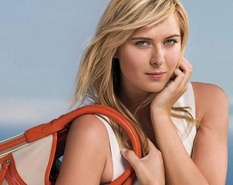
#> input picture Sports Person Classifier/model/test_images/sharapova-hits-the-practice-courts-and-met-ball-kids.jpg, 233 x 185 px, shrunk from 700 x 555 before the run, found by its file name
$ jupyter execute --allow-errors sports_person_classifier.ipynb   (shell and % lines are left out)
#> lines starting #> are read from the running program, lines starting #| are printed output that depends on the picture
[cell 1]
import numpy as np
import cv2
import matplotlib.pyplot as plt

[cell 2]
img = cv2.imread(r"C:\Users\Laraib\Desktop\Data Science\ml\ML-Projects\Sports Person Classifier\model\test_images\sharapova-hits-the-practice-courts-and-met-ball-kids.jpg")
#> img is the input picture: shape (185, 233, 3); mean B, G, R 134.7, 144, 169.8
plt.imshow(img)

[cell 3]
# removing the third dimension which is rgb scale (h1)

[cell 4]
gray = cv2.cvtColor(img, cv2.COLOR_BGR2GRAY)
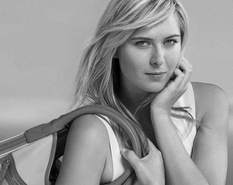
#> gray: shape (185, 233); min 0, max 244, mean 150.7
plt.imshow(gray, cmap='gray')

[cell 5]
grayface_cascade = cv2.CascadeClassifier(r"C:\Users\Laraib\Desktop\Data Science\ml\ML-Projects\Sports Person Classifier\model\opencv\haarcascades\haarcascade_frontalface_default.xml")
eye_cascade = cv2.CascadeClassifier(r"C:\Users\Laraib\Desktop\Data Science\ml\ML-Projects\Sports Person Classifier\model\opencv\haarcascades\haarcascade_eye.xml")

#> (a cell that did not finish here is left out)

#> (a cell that did not finish here is left out)

#> (a cell that did not finish here is left out)

[cell 9]
def cropped_image(image_path):
    img = cv2.imread(image_path)
    gray = cv2.cvtColor(img, cv2.COLOR_BGR2GRAY)
    faces = face_cascade.detectMultiScale(gray, 1.3, 5)
    for (x, y, w, h) in faces:
        roi_gray = gray[y:y + h, x:x + w]
        roi_color = img[y:y + h, x:x + w]
        eyes = eye_cascade.detectMultiScale(roi_gray)
        if len(eyes) >= 2:
            return roi_color
    return None

[cell 10]
image1 = cv2.imread(r"C:\Users\Laraib\Desktop\Data Science\ml\ML-Projects\Sports Person Classifier\model\test_images\sharapova-hits-the-practice-courts-and-met-ball-kids.jpg")
plt.imshow(image1)

#> (a cell that did not finish here is left out)

#> (a cell that did not finish here is left out)

[cell 13]
original_image = cv2.imread(r"C:\Users\Laraib\Desktop\Data Science\ml\ML-Projects\Sports Person Classifier\model\test_images\3-681.jpg")
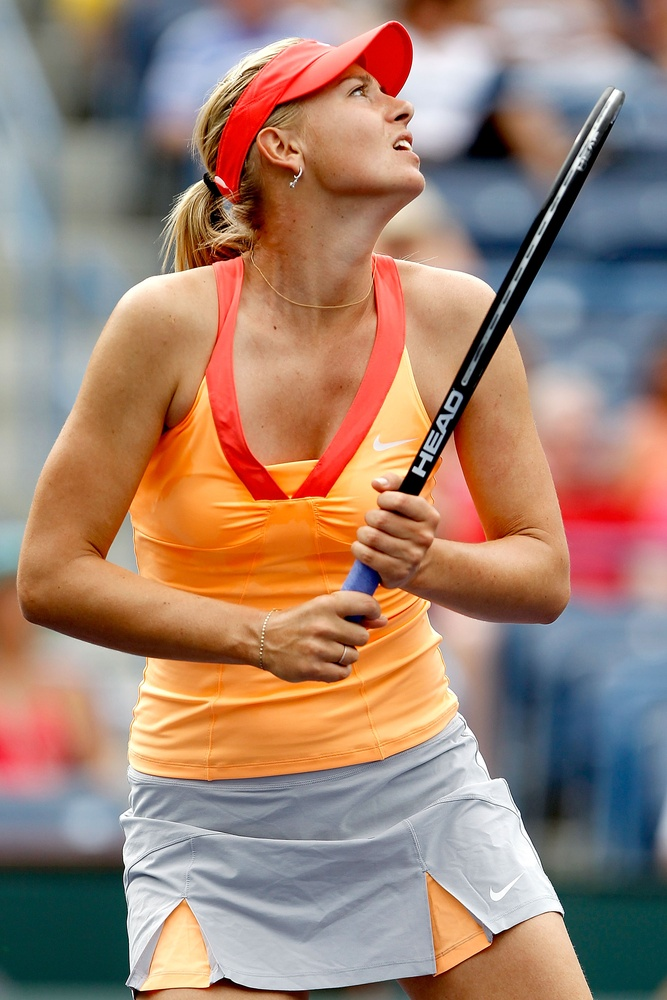
#> input picture Sports Person Classifier/model/test_images/3-681.jpg, 667 x 1000 px, shrunk from 2001 x 3000 before the run, found by its file name
#> original_image is the input picture: shape (1000, 667, 3); mean B, G, R 114, 129.7, 160
plt.imshow(original_image)

#> (a cell that did not finish here is left out)

#> in cropped_image (call 2), `gray = cv2.cvtColor(img, cv2.COLOR_BGR2GRAY)`:
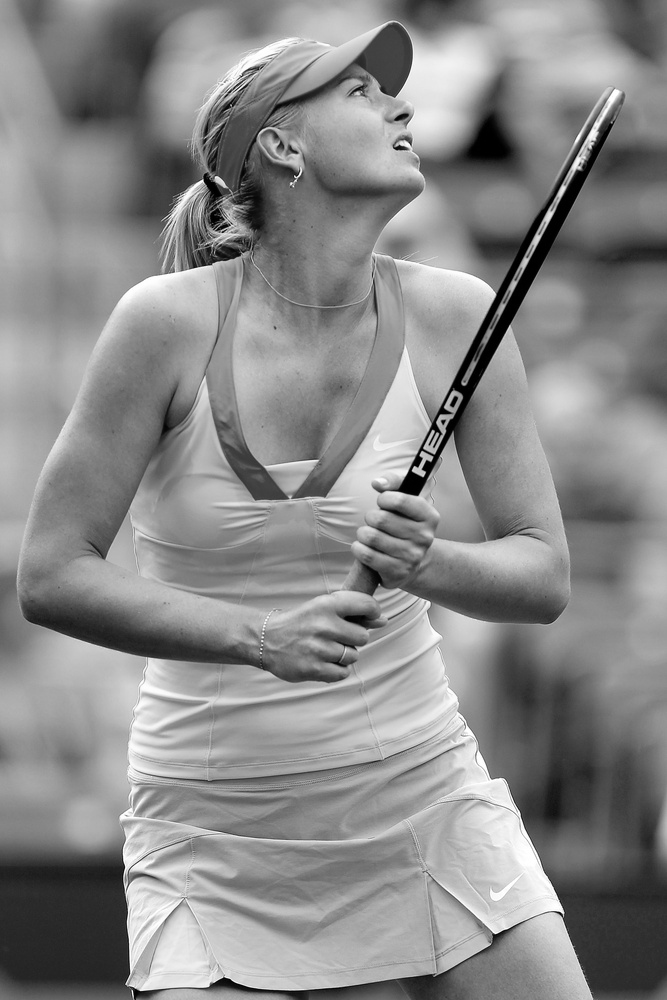
#> gray: shape (1000, 667); min 0, max 255, mean 137

#> (a cell that did not finish here is left out)

[cell 16]
path_to_data = "./dataset/"
path_to_cr_data = "./dataset/cropped/"

[cell 17]
import os
img_dirs = []
for entry in os.scandir(path_to_data):
    if entry.is_dir():
        img_dirs.append(entry.path)

[cell 18]
img_dirs

[cell 19]
import shutil
if os.path.exists(path_to_cr_data):
    shutil.rmtree(path_to_cr_data)    ##To create cropped folder
os.mkdir(path_to_cr_data)

[cell 20]
cropped_image_dirs = []
celebrity_file_names_dict ={}
#> (the rest of this cell did not finish here and is left out)

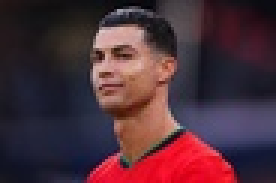
#> input picture Sports Person Classifier/model/dataset/cristiano_ronaldo/download (2).jpg, 92 x 61 px, shrunk from 275 x 183 before the run (shown 3 times larger)
#> in cropped_image, img is the input picture: shape (61, 92, 3); mean B, G, R 57.1, 47, 77.4
#> in cropped_image (call 3), `gray = cv2.cvtColor(img, cv2.COLOR_BGR2GRAY)`:
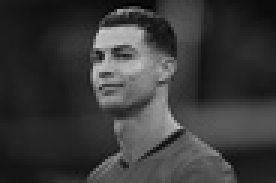
#> gray: shape (61, 92) (shown 3 times larger); min 1, max 202, mean 57.3
